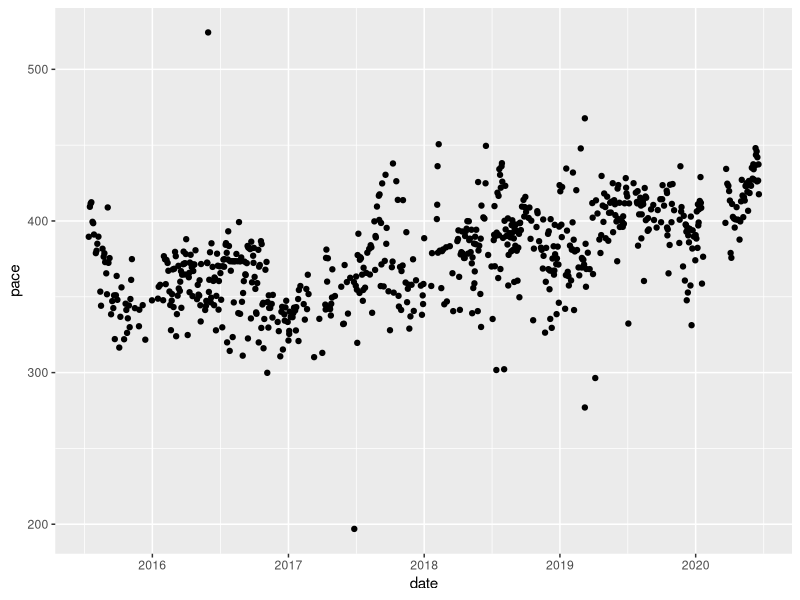
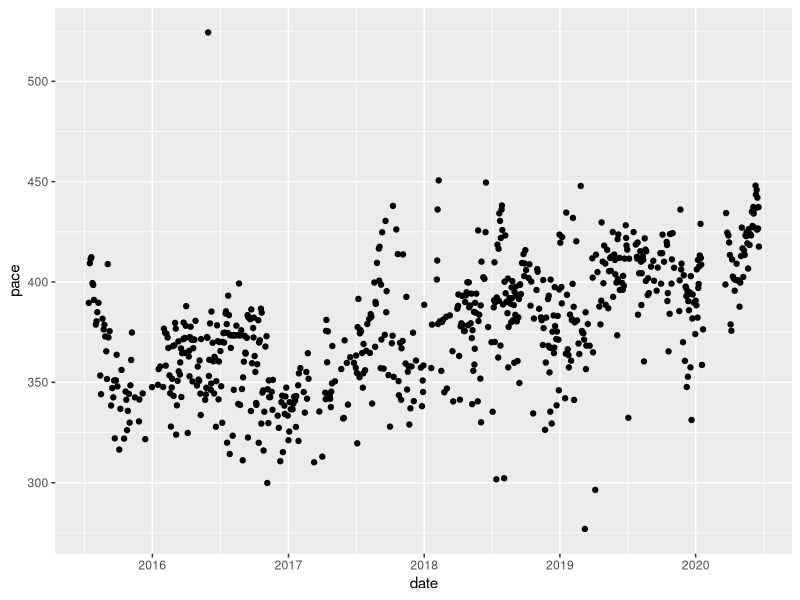
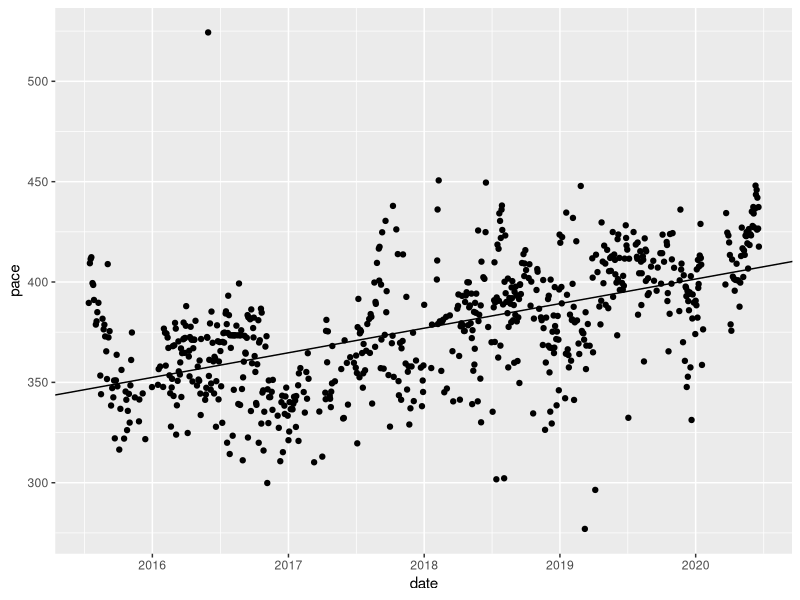
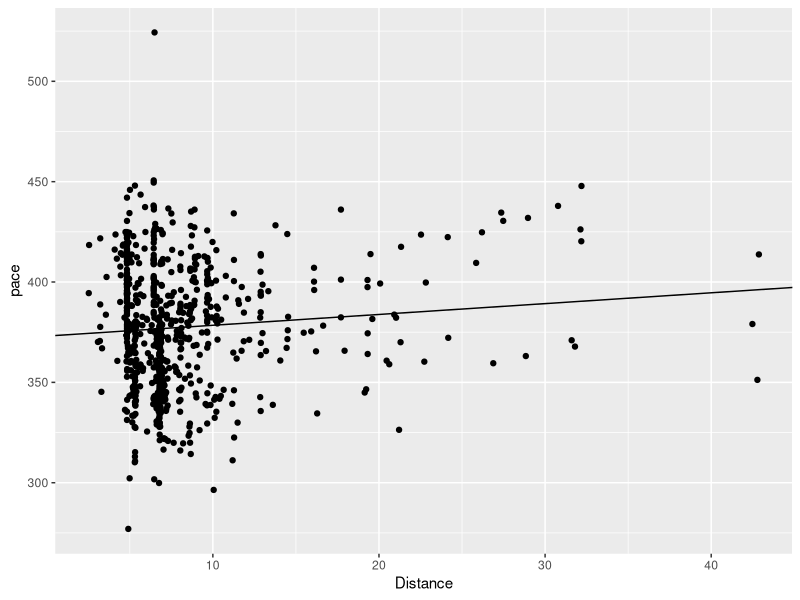
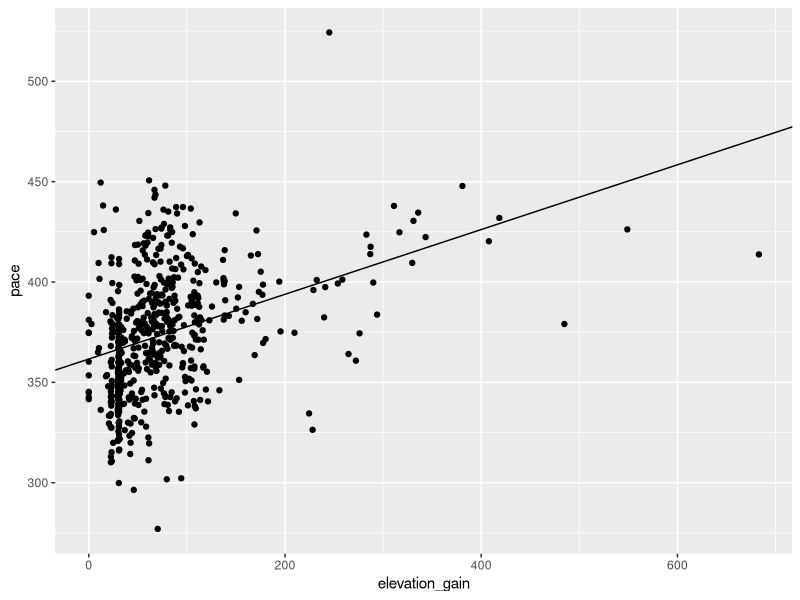
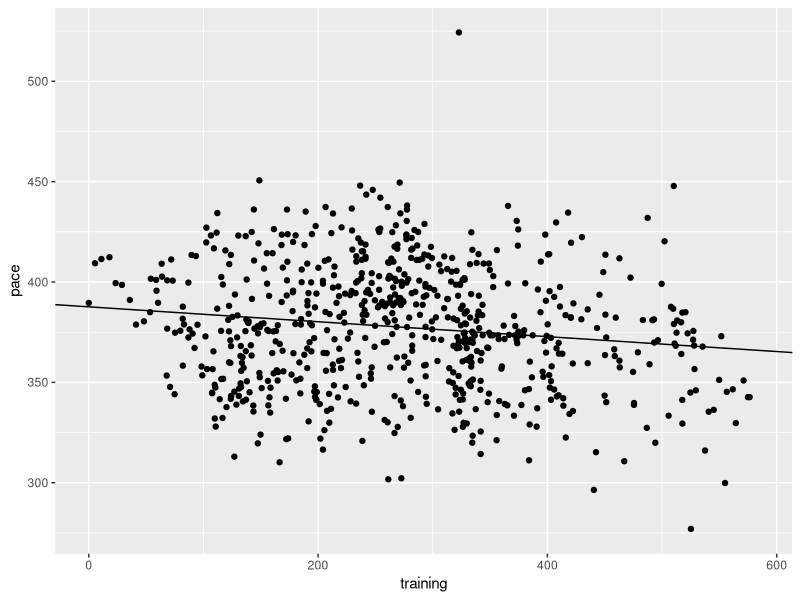
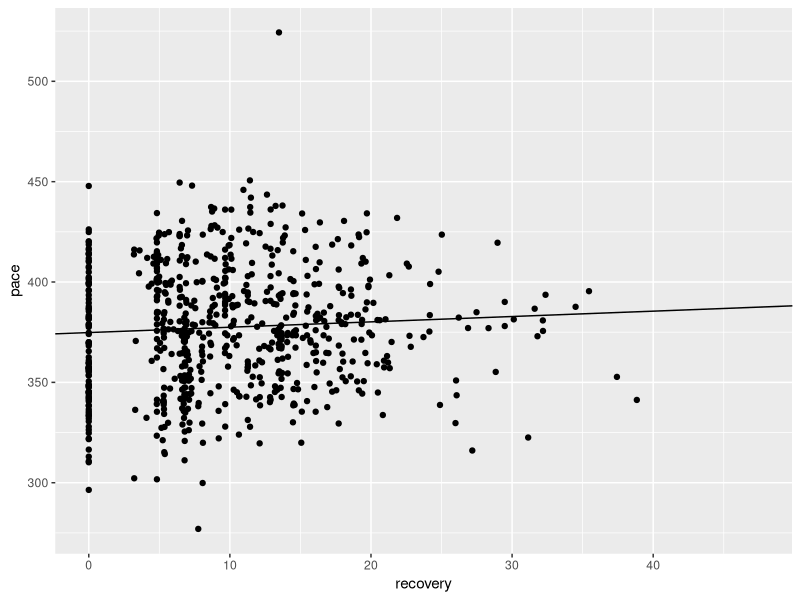
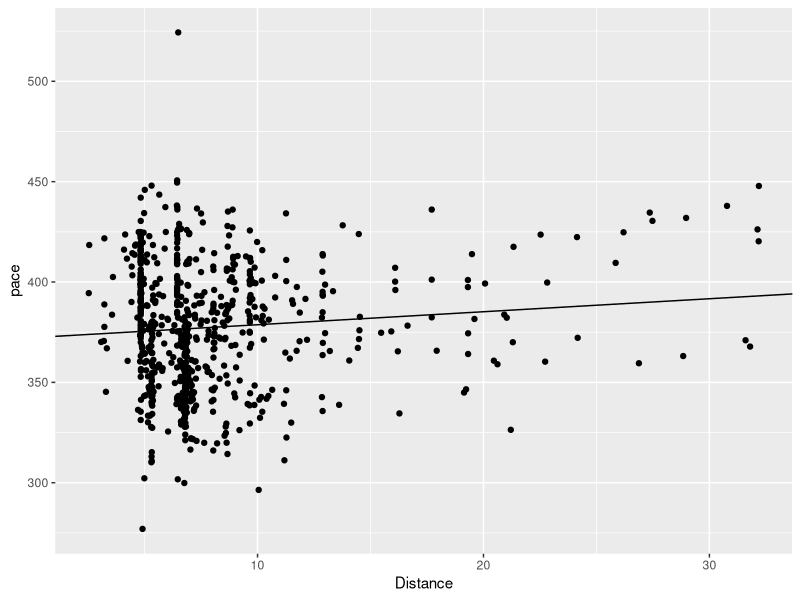

These figures' R source, in order:
## ---- chunk 1

#Let's start by loading necessary packages

library(tidyverse)
library(lubridate)
library(zoo)
library(modelr)

# Import the dataset

activities <- read_csv("activities.csv",
                       col_types = cols(
  `Activity ID` = col_double(),
  `Activity Date` = col_character(),
  `Activity Name` = col_character(),
  `Activity Type` = col_character(),
  `Elapsed Time` = col_double(),
  Distance = col_double(),
  Commute = col_logical(),
  `Moving Time` = col_double(),
  `Max Speed` = col_double(),
  `Elevation Gain` = col_double(),
  `Elevation Loss` = col_double(),
  `Elevation Low` = col_double(),
  `Elevation High` = col_double(),
  `Max Grade` = col_double(),
  `Average Grade` = col_double()
                                )
                       )

# I'm only intersted in running for now, so I'm going to filter out any other activities (which I haven't recorded as consistently)

activities <- activities %>%
        filter(`Activity Type` == "Run") %>%
        mutate(date = mdy_hms(`Activity Date`)) %>%
        mutate(date = with_tz(date, "America/New_York")) %>%
        mutate(date = as_date(date))

## ---- chunk 2
head(activities)

tail(activities)
## ---- chunk 3

# Calculate pace and plot changes over time
# "Distance" is in km and "Moving Time" is in seconds
# So we get a pace of seconds / km

activities <- activities %>%
        mutate(pace = `Moving Time` / Distance)

ggplot(activities, mapping = aes(x = date, y = pace)) +
        geom_point()

## ---- chunk 4
activities %>%
        filter(pace > 450)
## ---- chunk 5
activities %>%
        filter(pace < 300)
## ---- chunk 6
activities <- activities %>%
        filter(pace > 200) %>%
        filter(Distance > 2)
        
        ggplot(activities, mapping = aes(x = date, y = pace)) +
        geom_point()
## ---- chunk 7
mod_date <- lm(pace ~ date, activities)
mod_date
anova(mod_date)
ggplot(activities, mapping = aes(x = date, y = pace)) +
        geom_point() +
        geom_abline(slope = 0.03355, intercept = -211.19030)
## ---- chunk 8

mod_distance <- lm(pace ~ Distance, activities)
mod_distance
anova(mod_distance)
ggplot(activities, mapping = aes(x = Distance, y = pace)) +
        geom_point() +
        geom_abline(slope = 0.5395, intercept = 373.0588)

## ---- chunk 9

activities <- activities %>%
        rename(elevation_gain = `Elevation Gain`)
mod_elevation <- lm(pace ~ elevation_gain, activities)
mod_elevation
anova(mod_elevation)
ggplot(activities, mapping = aes(x = elevation_gain, y = pace)) +
        geom_point() +
        geom_abline(slope = 0.1613, intercept = 361.6337)

## ---- chunk 10
activities <- activities %>%
        complete(date = seq.Date(min(date), max(date), by="day")) %>%
        mutate(training = rollapply(Distance, width = list(-85:-1), sum, 
                                    align = "right", partial = TRUE, 
                                    na.rm = TRUE, fill = 0))

mod_training <- lm(pace ~ training, activities)
mod_training
anova(mod_training)
ggplot(activities, mapping = aes(x = training, y = pace)) +
        geom_point() +
        geom_abline(slope = -.03712, intercept = 387.6180)
## ---- chunk 11
activities <- activities %>%
        mutate(recovery = rollapply(Distance, width = list(-3:-1), sum, 
                                    align = "right", partial = TRUE, 
                                    na.rm = TRUE, fill = 0))

mod_recovery <- lm(pace ~ recovery, activities)
mod_recovery
anova(mod_recovery)
confint(mod_recovery)
ggplot(activities, mapping = aes(x = recovery, y = pace)) +
        geom_point() +
        geom_abline(slope = 0.2668, intercept = 374.8203)
## ---- chunk 12
mod_training_recovery <- lm(pace ~ training + recovery, activities)
mod_training_recovery
anova(mod_training_recovery)
## ---- chunk 13
mod_overall1 <- lm(pace ~ date + training + recovery + elevation_gain + 
                          Distance, activities)
mod_overall1
anova(mod_overall1)
## ---- chunk 14
no_marathons <- activities %>%
        filter(Distance < 40)
mod_distance2 <- lm(pace ~ Distance, no_marathons)
mod_distance2
anova(mod_distance)
ggplot(no_marathons, mapping = aes(x = Distance, y = pace)) +
        geom_point() +
        geom_abline(slope = 0.6475, intercept = 372.2565)
## ---- chunk 15
mod_overall3 <- lm(pace ~ date + training + recovery + elevation_gain + 
                          Distance, no_marathons)
mod_overall3
anova(mod_overall3)
confint(mod_overall3)
## ---- chunk 16
mod_overall <- lm(pace ~ date + training + recovery + elevation_gain, 
                   activities)
summary(mod_overall)
confint(mod_overall)

activities <- activities %>% 
  add_residuals(mod_overall)

ggplot(activities, aes(resid)) + 
  geom_freqpoly(binwidth = 0.5)

ggplot(activities, aes(pace, resid)) + 
  geom_ref_line(h = 0) +
  geom_point() 
## ---- chunk 17

# I know this is not an elegant solution, but it works

races <- activities %>%
        filter(date == "2016-11-20" | 
                       date == "2017-11-05" |
                       date == "2018-04-07" |
                       date == "2018-07-04" |
                       date == "2018-07-14" | 
                       date == "2018-08-04" |
                       date == "2018-10-21" |
                       date == "2018-11-22" |
                       date == "2019-03-09" |
                       date == "2019-04-06" |
                       date == "2019-07-04" |
                       date == "2019-10-20" |
                       date == "2019-11-28") %>% 
        mutate(race = TRUE)
not_races <- activities %>%
        filter(date != "2016-11-20" & 
                       date != "2017-11-05" &
                       date != "2018-04-07" &
                       date != "2018-07-04" &
                       date != "2018-07-14" & 
                       date != "2018-08-04" &
                       date != "2018-10-21" &
                       date != "2018-11-22" &
                       date != "2019-03-09" &
                       date != "2019-04-06" &
                       date != "2019-07-04" &
                       date != "2019-10-20" &
                       date != "2019-11-28") %>%
        mutate(race = FALSE)

activities <- rbind(races, not_races) %>%
        arrange(date)
